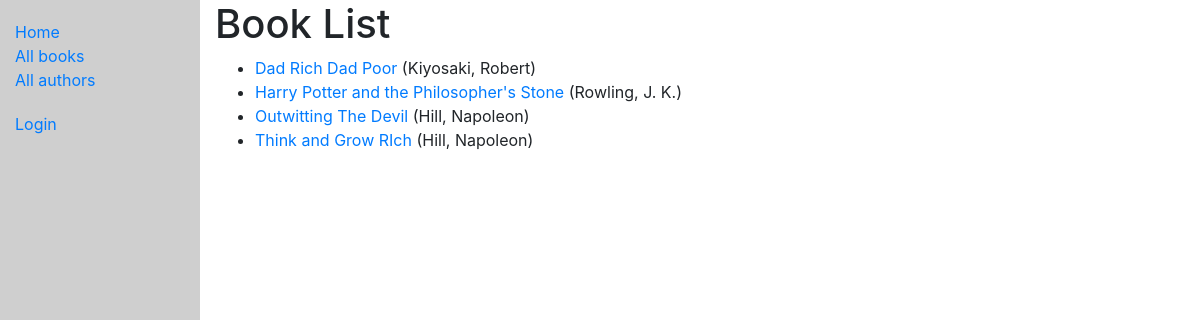
/catalog/books/, run on the app's committed database.
### catalog/models.py (models this page shows, shortened)
class Book(models.Model):
    title = models.CharField(max_length=200)
    author = models.ForeignKey('Author', on_delete=models.SET_NULL, null=True)
    summary = models.TextField(max_length=1000, help_text='Enter a brief description of the book')
    isbn = models.CharField('ISBN', max_length=13, help_text='13 Character <a href="https://www.isbn-international.org/content/what-isbn">ISBN number</a>')
    genre = models.ManyToManyField(Genre, help_text='Select a genre for this book')
    language = models.ForeignKey('Language', on_delete=models.SET_NULL, null=True)
    class Meta:
        ordering = ['title', 'author']
    def display_genre(self):
        """Creates a string for the Genre. This is required to display genre in Admin"""
        return ', '.join([genre.name for genre in self.genre.all()[:3]])
    display_genre.short_description = 'Genre'
    def get_absolute_url(self):
        return reverse('book-detail', args=[str(self.id)])

class Author(models.Model):
    first_name = models.CharField(max_length=100)
    last_name = models.CharField(max_length=100)
    date_of_birth = models.DateField(null=True, blank=True)
    date_of_death = models.DateField('died', null=True, blank=True)
    class Meta:
        ordering = ['last_name', 'first_name']
    def __str__(self):
        return f'{self.last_name}, {self.first_name}'

### catalog/views.py (the view)
# urls.py: path('books/', views.BookListView.as_view(), name='books'),
class BookListView(generic.ListView):
    model = Book
    paginate_by = 10

### catalog/templates/catalog/book_list.html (shortened to what this page needs)
{% extends "basic_generic.html" %}
{% block sidebar %}
    <ul class="sidebar-nav">
        <li><a href="{% url 'index' %}">Home</a></li>
        <li><a href="{% url 'books' %}">All books</a></li>
        <li><a href="{% url 'authors' %}">All authors</a></li>
    </ul>
    <ul class="sidebar-nav">
            {% if user.is_authenticated %}
                <li>User: {{ user.get_username }}</li>
                <li><a href="{% url 'my-borrowed' %}">My Borrowed</a></li>
                <li><a href="{% url 'logout' %}?next={{request.path}}">Logout</a></li>
            {% else %}
                <li><a href="{% url 'login'%}?next={{ request.path }}">Login</a></li>
            {% endif %}
    </ul>
{% endblock %}
{% block content %}
    <h1>Book List</h1>
    {% if book_list %}
    <ul>
        {% for book in book_list %}
            <li>
                <a href="{{ book.get_absolute_url }}">{{ book.title }}</a> ({{book.author}})
            </li>
        {% endfor %}
    </ul>
    {% else %}
        <p>There are no books in the library.</p>
    {% endif %}
{% endblock %}

### catalog/static/css/styles.css (style rules this page uses)
.sidebar-nav { margin-top: 20px; padding: 0; list-style: none; }
a { style: btn btn-link; }

### data on the page
Book: title "Dad Rich Dad Poor", author "Kiyosaki, Robert"
Book: title "Harry Potter and the Philosopher's Stone", author "Rowling, J. K."
Book: title "Outwitting The Devil", author "Hill, Napoleon"
Book: title "Think and Grow RIch", author "Hill, Napoleon"
